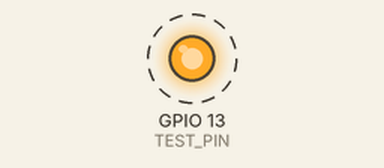
Recording of a sketch running on a simulated ESP32. Shown: output pins drawn as LEDs (lit = HIGH). Dashed ring = blinking. What the sketch prints to the serial monitor is not drawn.

Above: at 0.5 s.
Timing chart, 0 to 3.3 s (numbered marks = the images above):
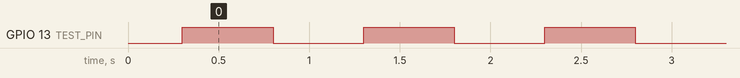

Measured:
- by itself, GPIO 13 (TEST_PIN): alternates HIGH for 0.50 s and LOW for 0.50 s

The sketch:

servo_pin_test.ino
```cpp
// D13 方波自检 —— 不接舵机，只验证 ESP32 的 D13 引脚到底有没有输出
// 用法：拔掉舵机橙色信号线，烧这个程序，万用表直流电压档量 D13 对 GND
// 预期：串口每 0.5 秒打印 HIGH / LOW，电压在 3.3V 和 0V 之间跳

#define TEST_PIN 13

void setup() {
  Serial.begin(115200);
  delay(300);
  pinMode(TEST_PIN, OUTPUT);
  Serial.println("=== PIN13 TEST READY ===");
}

void loop() {
  digitalWrite(TEST_PIN, HIGH);
  Serial.println("HIGH 3.3V");
  delay(500);

  digitalWrite(TEST_PIN, LOW);
  Serial.println("LOW  0V");
  delay(500);
}
```
